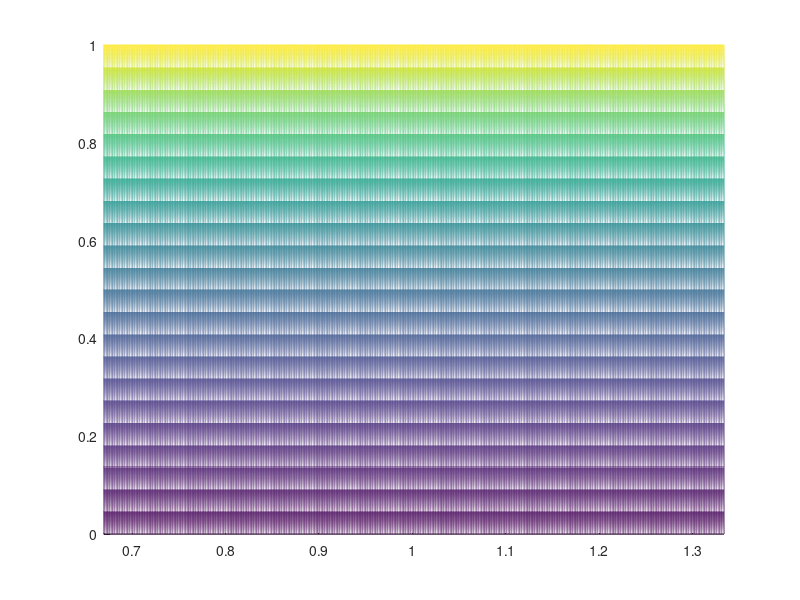

Here is the MATLAB script that generated this plot: (Note: this script raises an error after producing the figure.)
%% series-series
RL1k=[];
DeltaMx=[];
for DeltaM=0:0.001:1
    DeltaMx=[DeltaMx DeltaM];
    RL1=[];
    wRL=[];
for  w=100:0.1:200
      w=w/150;
     wRL=[wRL w];
     Rx=1/(2-DeltaM);
     RL1=[RL1 Rx];
end
RL1k=[RL1k ; RL1];
end

%%
figure1=figure();
set(gcf, 'Position',  [100, 100, 600, 300])

axes1 = axes('Parent',figure1);
hold(axes1,'on');
[x,y] = meshgrid(wRL,DeltaMx);
s=mesh(x,y,abs(RL1k)*100);
hold on;
view([0 90])
xlim([0.67 1.3333])
s.FaceColor = 'flat';
alphaVal = 1;
s.FaceAlpha='1';
s.EdgeColor='none';

xlabel('Normalized Frequency($f_r$)','Interpreter','Latex','Fontname','Times new roman'...
    , 'FontSize',14)

ylabel({'$ \frac{\Delta M}{M_{(1)}}$'},'Interpreter','Latex','Fontname','Times new roman'...
    , 'FontSize',18)
set(axes1,'XTick',[0.7 0.8 0.9 1 1.1 1.2 1.3],'YTick',...
    [0 0.1 0.2 0.3 0.4 0.5 0.6 0.7 0.8 0.9 1]);
colormap('jet');
% Create colorbar
c=colorbar(axes1,'Ticks',[50 55 60 65 70 75 80 85 90 95 100],...
    'TickLabels',{'50','55','60','65','70','75','80','85','90','95','100'},...
    'Limits',[50 100],...
    'FontSize',12,...
    'FontName','Times New Roman');
drawnow;
% Make the colorbar transparent
cdata = c.Face.Texture.CData;
cdata(end,:) = uint8(alphaVal * cdata(end,:));
c.Face.Texture.ColorType = 'truecoloralpha';
c.Face.Texture.CData = cdata;

% Create textbox
annotation(figure1,'textbox',...
    [0.794659804983763 0.00162188485637581 0.210417881816656 0.136059148058712],...
    'Color',[1 0 0],...
    'String',{'$\%\frac{P_{(1)}}{P_{(1)}+P_{(2)}}100$'},...
    'Interpreter','latex',...
    'FontWeight','bold',...
    'FontSize',14,...
    'FontName','Times New Roman',...
    'FontAngle','italic',...
    'FitBoxToText','off',...
    'EdgeColor','none');
%%
% Qrx=wo*Ls/RL;
% DeltaM=0.6
% wo=1;
% Qrx=0.988;
% w=180/150;
% k=(2*DeltaM-DeltaM*DeltaM)/4;
% a=(k+1)^2;
% b=(k^2-1)^2;
% c=16*k^2;
% d=(Qrx^2*(w^2-wo^2)^2)/(w^2*wo^2);
% Rx= (a-sqrt(b-(c*d)))/(4*k);
% abs(Rx)
%     
